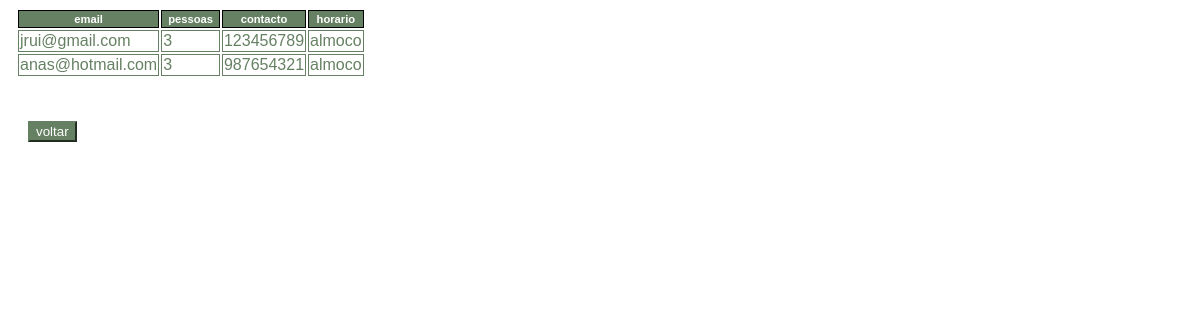
The page /php/reservas.php on the database its author committed.
### tables this page shows
CREATE TABLE `reservas` (
  `email` varchar(50) NOT NULL,
  `pass` varchar(20) NOT NULL,
  `contacto` varchar(9) NOT NULL,
  `horario` varchar(10) NOT NULL,
  `data` date NOT NULL,
  `pessoas` int(2) NOT NULL,
  `reserva` int(11) NOT NULL
);

### php/reservas.php (the view, shortened to what this page needs)
<html>
    <head>
    </head>
</html>
<?php
include("connect.php");
$sql = "SELECT * FROM reservas";
$result = $conn->query($sql);
if ($result->num_rows > 0) {
  echo "<table><tr><th>email</th><th>pessoas</th><th>contacto</th><th>horario</th></tr>";
  while($row = $result->fetch_assoc()) {
    echo "<tr><td>".$row["email"] . "</td> <td>" .$row["pessoas"] . "</td> <td>" . $row["contacto"] . "</td> <td>" . $row["horario"] ."</td>";
  }
  echo "</table> <br> <button onclick=document.location='../admin2.html'>voltar</button>";
}
else {
  echo "Sem resultados";
}
?>

### php/reservas.php (style rules this page uses)
table { margin: 8px; }
th { font-family: Arial, Helvetica, sans-serif; font-size: .7em; background: #658062; color: #FFF; padding: 2px 6px; border-collapse: separate; border: 1px solid #000; }
td { font-family: Arial, Helvetica, sans-serif; font-size: 1em; border: 1px solid; color: #658062; }
button { color: white; background-color: #658062; border-color: #658062; margin-left: 20px; margin-right: 20px; margin-top: 17px; }

### rows shown on the page
reservas: email "jrui@gmail.com", pessoas "3", contacto "123456789", horario "almoco"
reservas: email "anas@hotmail.com", pessoas "3", contacto "987654321", horario "almoco"
